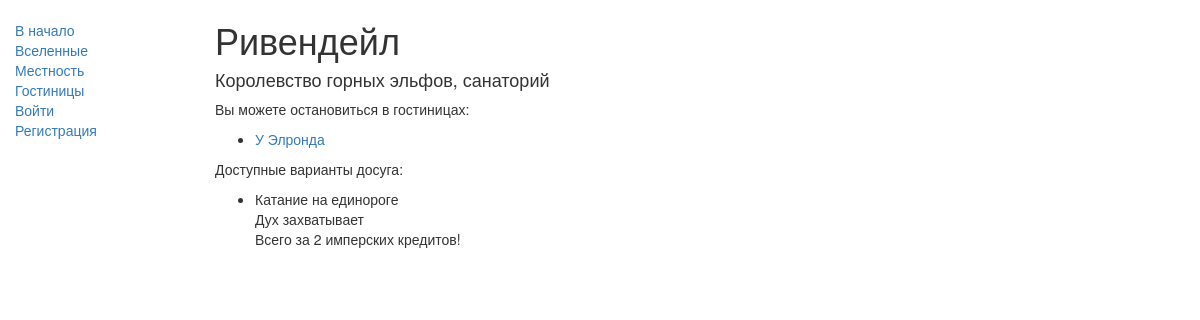
Page /touring/area/1 on the committed database.
### touring/models.py (models this page shows, shortened)
class Area(models.Model):
    name = models.CharField(max_length=50, help_text='Желаемая местность')
    description = models.CharField(max_length=500, help_text='Описание')
    direction = models.ForeignKey('Direction', on_delete=models.SET_NULL, null=True)

class Hotel(models.Model):
    name = models.CharField(max_length=50, help_text='Название отеля')
    area = models.ForeignKey('Area', on_delete=models.CASCADE, default=None)
    description = models.CharField(max_length=500, help_text='Описание')
    commodity = models.ManyToManyField('Commodity', help_text='Выберите доступные удобства')
    cost_per_night = models.PositiveSmallIntegerField(help_text='Цена за ночь')
    def get_absolute_url(self):
        return reverse('hotel-detail', args=[str(self.id)])

class Entertaiment(models.Model):
    name = models.CharField(max_length=50, help_text='Название отеля')
    description = models.CharField(max_length=500, help_text='Описание')
    area = models.ForeignKey(Area, on_delete=models.SET_NULL, null=True)
    cost = models.PositiveSmallIntegerField(help_text='Цена', null=True)

### touring/views.py (the view)
# urls.py: re_path(r'^area/(?P<pk>\d+)$', views.AreaDetailView.as_view(), name='area-detail'),
class AreaDetailView(generic.DetailView):
    model = Area

### touring/templates/touring/area_detail.html
{% extends "base_generic.html" %}
    {% block content %}
        <h1>{{ area.name }}</h1>
        <h4>{{ area.description }}</h4>
        <p> Вы можете остановиться в гостиницах: </p>
        {% if area.hotel_set.all %}
        <ul>
          {% for hotel in area.hotel_set.all %}
          <li>
            <a href="{{ hotel.get_absolute_url}}">{{ hotel.name }}</a>
          </li>
          {% endfor %}
        </ul>
        {% else %}
          <p>К сожалению, в данной области негде оcтановиться, попытайте удачи в другом месте</p>
        {% endif %}
        <p>Доступные варианты досуга:</p>
        {% if area.entertaiment_set.all %}
        <ul>
          {% for entertaiment in area.entertaiment_set.all %}
          <li>
            {{ entertaiment.name }} <br>
            {{ entertaiment.description}} <br>
            Всего за {{ entertaiment.cost }} имперских кредитов!
          </li>
          {% endfor %}
        </ul>
        {% else %}
          <p>К сожалению, здесь нечем заняться, попытайте удачи в другом месте</p>
        {% endif %}
    {% endblock %}

### rows in the picture
Area: name "Ривендейл", description "Королевство горных эльфов, санаторий"
Hotel: name "У Элронда"
Entertaiment: name "Катание на единороге", description "Дух захватывает", cost "2"
